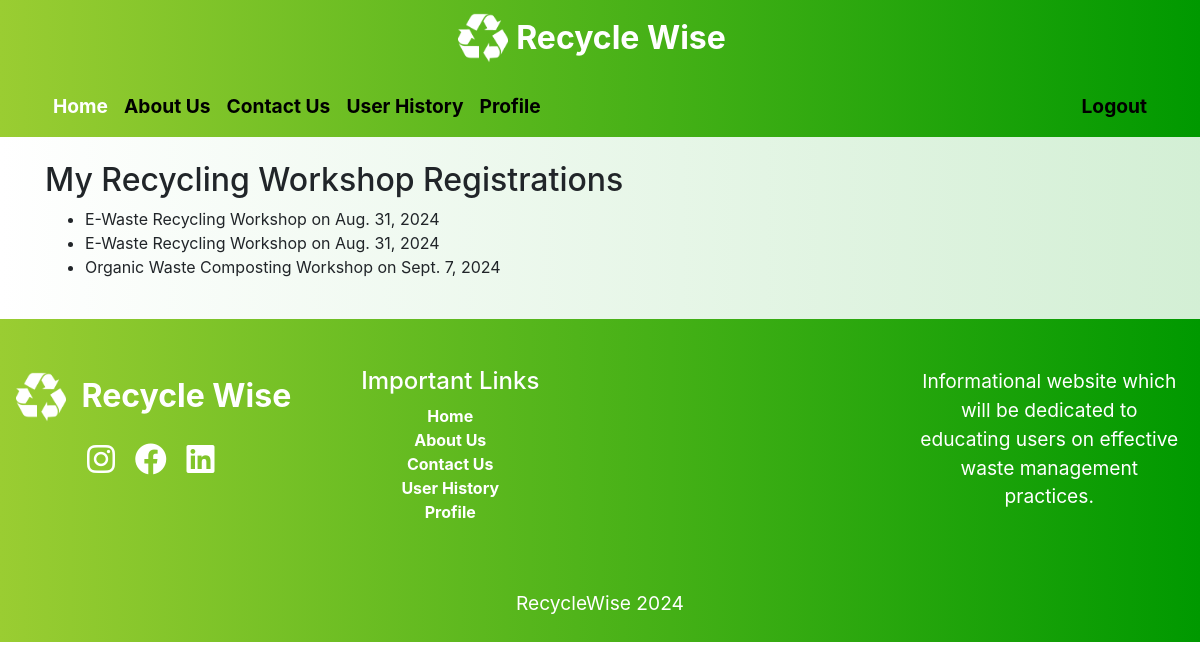
The app's page /upcoming_events/profile/recycling_workshop_registrations/ (signed in) with its own data.
### upcomming_events/models.py (models this page shows, shortened)
class RecyclingWorkshopRSVP(models.Model):
    GENDER_CHOICES = [
        ('M', 'Male'),
        ('F', 'Female'),
        ('O', 'Other'),
    ]
    event = models.ForeignKey(Event, on_delete=models.CASCADE, related_name='recycling_workshop_rsvps')
    user = models.ForeignKey(User, on_delete=models.CASCADE,  null=True, blank=True)
    name = models.CharField(max_length=255)
    phone_number = models.CharField(max_length=15)
    email_id = models.EmailField()
    gender = models.CharField(max_length=1, choices=GENDER_CHOICES)

class Event(models.Model):
    EVENT_TYPE_CHOICES = [
        ('CCU', 'Community Clean-Up'),
        ('RW', 'Recycling Workshop'),
    ]
    title = models.CharField(max_length=200)
    description = models.TextField()
    event_type = models.CharField(max_length=3, choices=EVENT_TYPE_CHOICES)
    date = models.DateField()
    time = models.TimeField()
    location = models.CharField(max_length=255)
    organizer = models.CharField(max_length=100)
    contact_email = models.EmailField()

### upcomming_events/views.py (the view)
# urls.py: path('profile/recycling_workshop_registrations/', recycling_workshop_registrations_view,name='recycling_workshop_registrations'),
@login_required
def recycling_workshop_registrations_view(request):
    user = request.user
    registrations = RecyclingWorkshopRSVP.objects.filter(user=user)
    print(len(registrations))
    return render(request, 'upcomming_events/recycling_workshop_registrations.html', {'registrations': registrations})

### templates/upcomming_events/recycling_workshop_registrations.html (shortened to what this page needs)
{% extends "base.html" %}
{% block content %}
<div class="container mb-0 pb-4 pt-4">
    <h2>My Recycling Workshop Registrations</h2>
    <ul>
        {% for registration in registrations %}
        <li>{{ registration.event.title }} on {{ registration.event.date }}</li>
        {% endfor %}
    </ul>
</div>
{% endblock %}

### records on screen
RecyclingWorkshopRSVP: event "E-Waste Recycling Workshop", event "Aug. 31, 2024"
RecyclingWorkshopRSVP: event "E-Waste Recycling Workshop", event "Aug. 31, 2024"
RecyclingWorkshopRSVP: event "Organic Waste Composting Workshop", event "Sept. 7, 2024"
